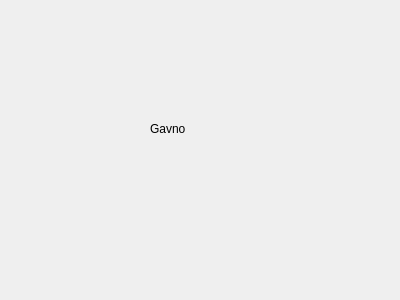
<?xml version="1.0" encoding="UTF-8"?>
<ui version="4.0">
 <class>ErrorMenu</class>
 <widget class="QDialog" name="ErrorMenu">
  <property name="geometry">
   <rect>
    <x>0</x>
    <y>0</y>
    <width>400</width>
    <height>300</height>
   </rect>
  </property>
  <property name="windowTitle">
   <string>Dialog</string>
  </property>
  <widget class="QLabel" name="label">
   <property name="geometry">
    <rect>
     <x>150</x>
     <y>120</y>
     <width>66</width>
     <height>17</height>
    </rect>
   </property>
   <property name="text">
    <string>Gavno</string>
   </property>
  </widget>
 </widget>
 <resources/>
 <connections/>
</ui>
